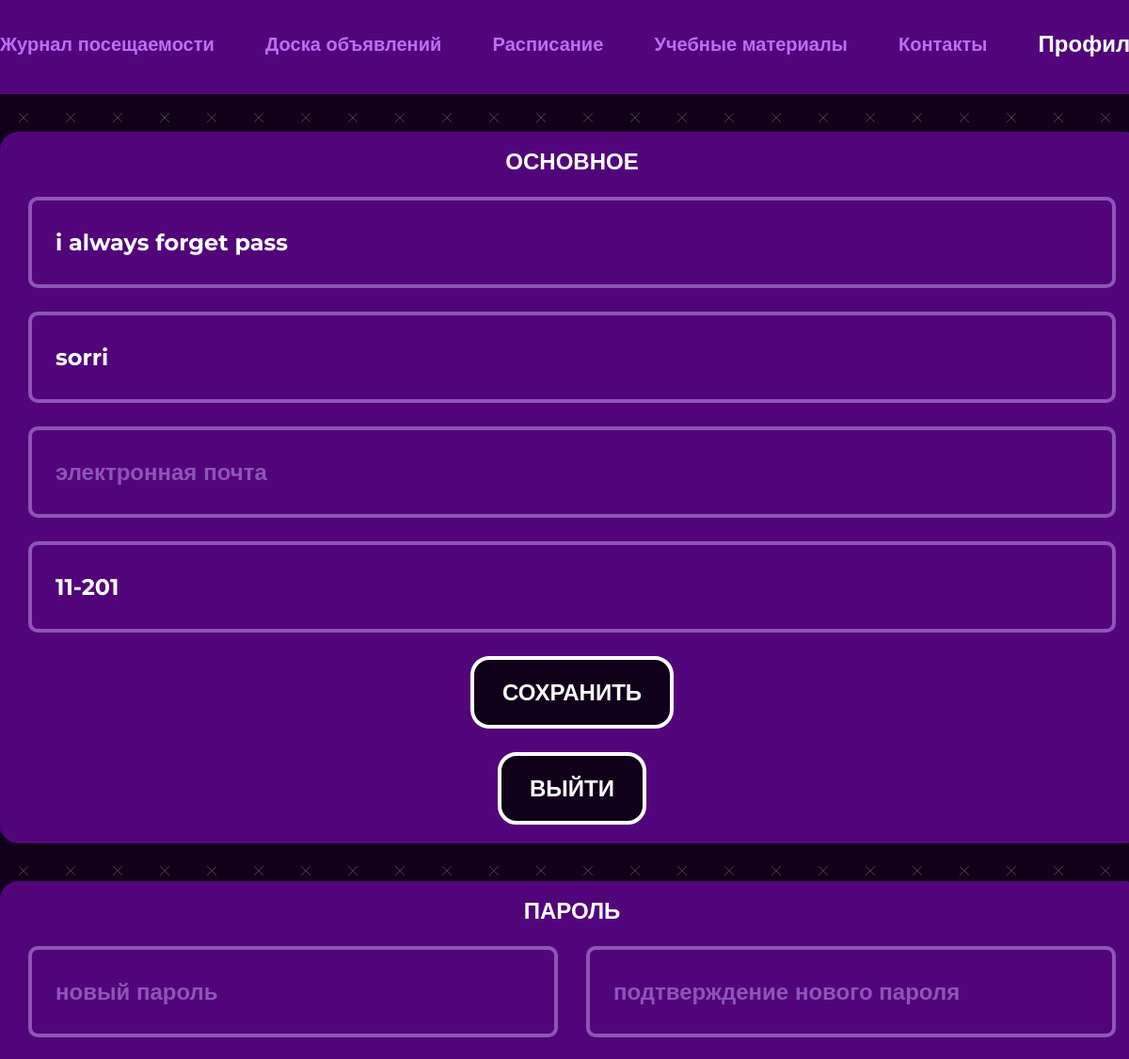
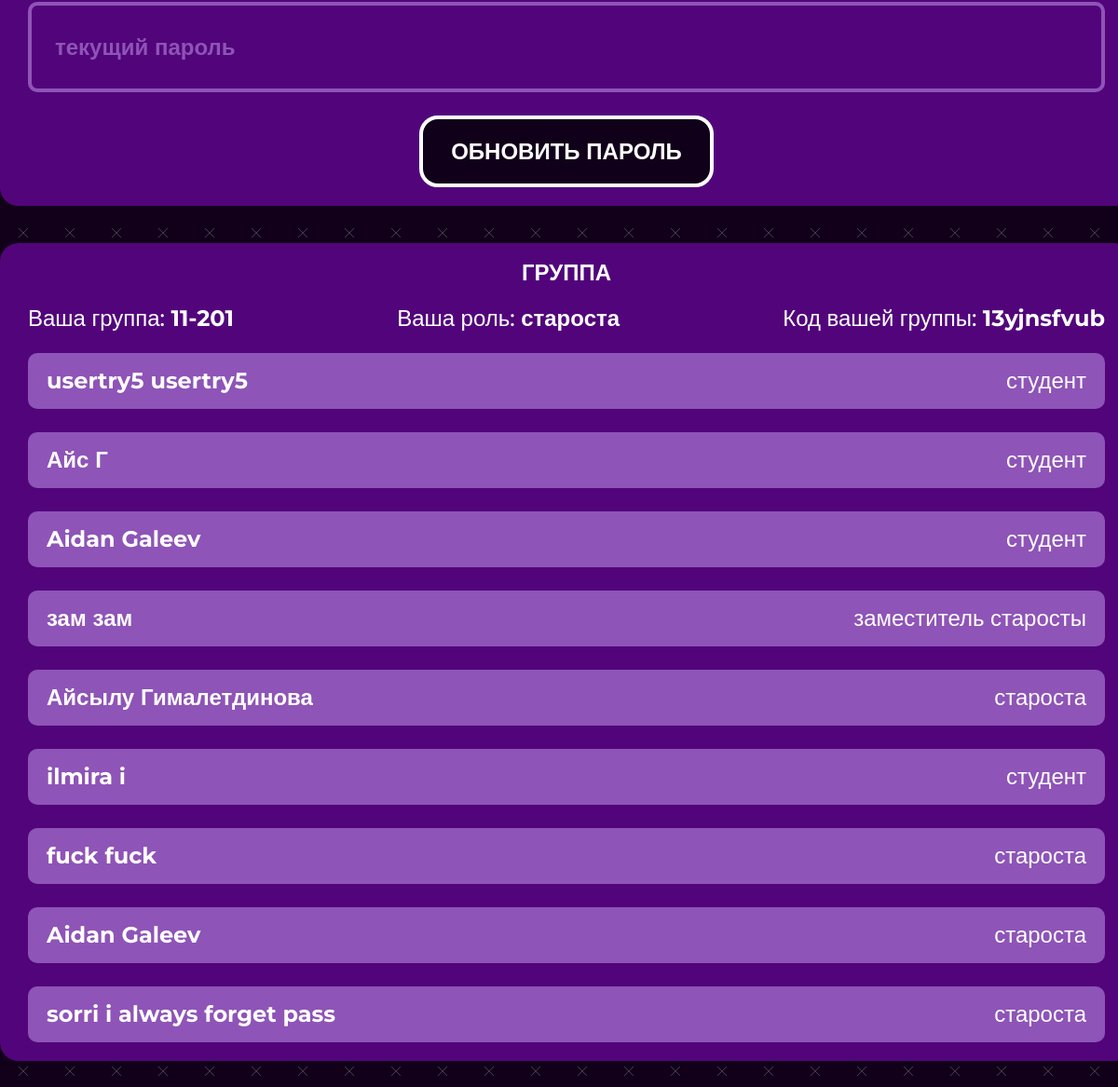
/profile (signed in), run on the app's committed database (2 pictures, top to bottom).
### main/models.py (models this page shows, shortened)
class Room(models.Model):
    code = models.CharField(max_length=10, default=rand, primary_key=True)
    name = models.CharField(max_length=10)
    def __str__(self):
        return self.name

class Student(models.Model):
    SIMPLE_STUDENT = 0
    STUDENT_WITH_CAPABILITIES = 1
    HEADMAN = 2
    PERMISSION = [
        (SIMPLE_STUDENT, 'Обычный студент'),
        (STUDENT_WITH_CAPABILITIES, 'Студент с дополнительными возможностями'),
        (HEADMAN, 'Староста')
    ]
    IS_APPPROVED = 2
    WAITING = 1
    NOT_APPPROVED = 0
    STATE =[
        (IS_APPPROVED, 'Одобрено'),
        (WAITING, "Ожидание"),
        (NOT_APPPROVED, "Не одобрено")
    ]
    permission = models.SmallIntegerField(choices=PERMISSION, default=SIMPLE_STUDENT)
    room = models.ForeignKey(Room, on_delete=models.CASCADE)
    user = models.OneToOneField(User, on_delete=models.CASCADE)
    state = models.SmallIntegerField(choices=STATE, default=WAITING)

### main/views.py (the view, shortened to what this page needs)
# urls.py: path('profile', views.profile, name='profile'),
@login_required()
def profile(request):
    cur_student = get_student(request)
    STATUS = {
        0: 'студент',
        1: 'заместитель старосты',
        2: 'староста'
    }
    group = Student.objects.filter(room=cur_student.room)
    room_name = cur_student.room.name
    contex = {
        'navbar': 'profile',
        'cur_student': cur_student,
        'perm': cur_student.permission,
        'status': STATUS.get(cur_student.permission),
        'group': group,
        'room_name': room_name,
        'STATUS': STATUS
    }
    return render(request, "main/profile.html", context=contex)

### main/views.py (called while the page is built)
@register.filter
def get_item(dict, key):
    return dict.get(key)

def get_student(request):
    return Student.objects.get(user=request.user)

### main/templates/main/profile.html (shortened to what this page needs)
{% extends 'main/base.html' %}
{% load static %}
{% block content %}
  <div class="container">
    <div class="profile__container">
      <div class="profile__box">
        <h4 class="profile__title">
          ОСНОВНОЕ
        </h4>
        <form class="profile__form" action="" method="post">
          <input type="text" class="profile__input input" name="lastname" placeholder="фамилия" value="{{ user.last_name }}">
          <input type="text" class="profile__input input" name="firstname" placeholder="имя" value="{{ user.first_name }}">
          <input type="text" class="profile__input input" name="email" placeholder="электронная почта" value="{{ user.email }}">
          {% if perm == 2 %}
          <input type="text" class="profile__input input" name="room" placeholder="группа" value={{room_name}}>
          {% endif %}
          <input type="submit" class="btn" name = 'save' value="СОХРАНИТЬ">
          <form method="post">
            <input type="submit" class="btn" name = 'exit' value="ВЫЙТИ" >
          </form>
        </form>
      </div>
      <div class="profile__box">
        <h4 class="profile__title">
          ПАРОЛЬ
        </h4>
        <form class="profile__form" action="" method="post">
          <div class="profile__new-password">
            <label class="password__label" name="password">
              <input type="password" class="input password profile__password" name='password1' placeholder="новый пароль">
            </label>
            <label class="password__label" name="password">
              <input type="password" class="input password profile__password" name='password2' placeholder="подтверждение нового пароля">
            </label>
          </div>
          <label class="password__label" name="pass">
            <input type="password" class="input password profile__input" name='pass' placeholder="текущий пароль">
          </label>
          <input type="submit" class="btn" name='newpass' value="ОБНОВИТЬ ПАРОЛЬ">
        </form>
      </div>
      <div class="profile__box">
        <h4 class="profile__title">
          ГРУППА
        </h4>
        <div class="profile__group">
          <p class="profile__group-text">Ваша группа: <strong>{{ cur_student.room }}</strong></p>
          <p class="profile__group-text">Ваша роль: <strong>{{ status }}</strong></p>
          {% if perm == 2 %}
            <p class="profile__group-text">Код вашей группы: <strong>{{ cur_student.room.code }}</strong></p>
          {% endif %}
        </div>
        {% for student in group %}
        <form class="profile__person" action="" method="post">
          <p class="profile__person-name">
            {{ student.user.first_name }} {{ student.user.last_name }}
          </p>
          <p class="profile__person-status">
            {{STATUS|get_item:student.permission}}
          </p>
        </form>
        {% endfor %}
      </div>
    </div>
  </div>
{% endblock content %}

### main/static/main/css/main.css (style rules this page uses)
* { padding: 0; margin: 0; border: 0; }
*, *:before, *:after { -webkit-box-sizing: border-box; box-sizing: border-box; }
html, body { width: 100%; line-height: 1; font-size: 16px; -ms-text-size-adjust: 100%; -moz-text-size-adjust: 100%; -webkit-text-size-adjust: 100%; }
input, button, textarea { font-family: inherit; }
h1, h2, h3, h4, h5, h6, a { font-size: inherit; }
body { font-family: "Montserrat", sans-serif; background: url("./img/bg.jpg"); background-size: 50px; }
.input { color: #fff; font-weight: 700; font-size: 24px; width: 500px; padding: 30px 25px; border: 4px solid #8E54B7; border-radius: 10px; background-color: transparent; -webkit-transition: all 0.3s; transition: all 0.3s; }
.input::placeholder { color: #8E54B7; font-weight: 700; font-size: 24px; }
.btn { display: inline-block; padding: 20px 30px; background-color: #110019; border: 4px solid #FFFFFF; border-radius: 20px; font-weight: 700; font-size: 24px; color: #FFFFFF; -webkit-transition: all 0.5s; transition: all 0.5s; cursor: pointer; }
.password { padding-right: 40px; }
.password__label { position: relative; }
.container { width: 1216px; margin: 0 auto; }
.profile__container { display: -webkit-box; display: -ms-flexbox; display: flex; -webkit-box-orient: vertical; -webkit-box-direction: normal; -ms-flex-direction: column; flex-direction: column; gap: 40px; }
.profile__box { background: #52057B; border-radius: 20px; width: 1216px; padding: 20px 30px; display: -webkit-box; display: -ms-flexbox; display: flex; -webkit-box-orient: vertical; -webkit-box-direction: normal; -ms-flex-direction: column; flex-direction: column; -webkit-box-align: center; -ms-flex-align: center; align-items: center; gap: 25px; }
.profile__form { display: -webkit-box; display: -ms-flexbox; display: flex; -webkit-box-orient: vertical; -webkit-box-direction: normal; -ms-flex-direction: column; flex-direction: column; -webkit-box-align: center; -ms-flex-align: center; align-items: center; gap: 25px; }
.profile__title { font-weight: 700; font-size: 24px; color: #FFFFFF; }
.profile__input { width: 1156px; }
.profile__new-password { display: -webkit-box; display: -ms-flexbox; display: flex; -webkit-box-pack: justify; -ms-flex-pack: justify; justify-content: space-between; width: 100%; }
.profile__password { width: 563px; }
.profile__group { width: 100%; display: -webkit-box; display: -ms-flexbox; display: flex; -webkit-box-pack: justify; -ms-flex-pack: justify; justify-content: space-between; }
.profile__group-text { font-weight: 500; font-size: 24px; color: #FFFFFF; }
.profile__person { background: #8E54B7; border-radius: 10px; width: 1156px; padding: 10px 20px; display: -webkit-box; display: -ms-flexbox; display: flex; -webkit-box-pack: justify; -ms-flex-pack: justify; justify-content: space-between; -webkit-box-align: center; -ms-flex-align: center; align-items: center; height: 60px; overflow: hidden; -webkit-transition: all 1s; transition: all 1s; }
.profile__person-name { font-weight: 700; font-size: 24px; color: #FFFFFF; }
.profile__person-status { font-weight: 500; font-size: 24px; color: #FFFFFF; }

### data on the page
Room: room "11-201"
Student: room "11-201", room.code "13yjnsfvub", user.first_name "sorri", user.last_name "i always forget pass", permission "староста"
Student: user.first_name "usertry5", user.last_name "usertry5", permission "студент"
Student: user.first_name "Айс", user.last_name "Г", permission "студент"
Student: user.first_name "Aidan", user.last_name "Galeev", permission "студент"
Student: user.first_name "зам", user.last_name "зам", permission "заместитель старосты"
Student: user.first_name "Айсылу", user.last_name "Гималетдинова", permission "староста"
Student: user.first_name "ilmira", user.last_name "i", permission "студент"
Student: user.first_name "fuck", user.last_name "fuck", permission "староста"
Student: user.first_name "Aidan", user.last_name "Galeev", permission "староста"

### other printed values
{{ status }} "староста"
